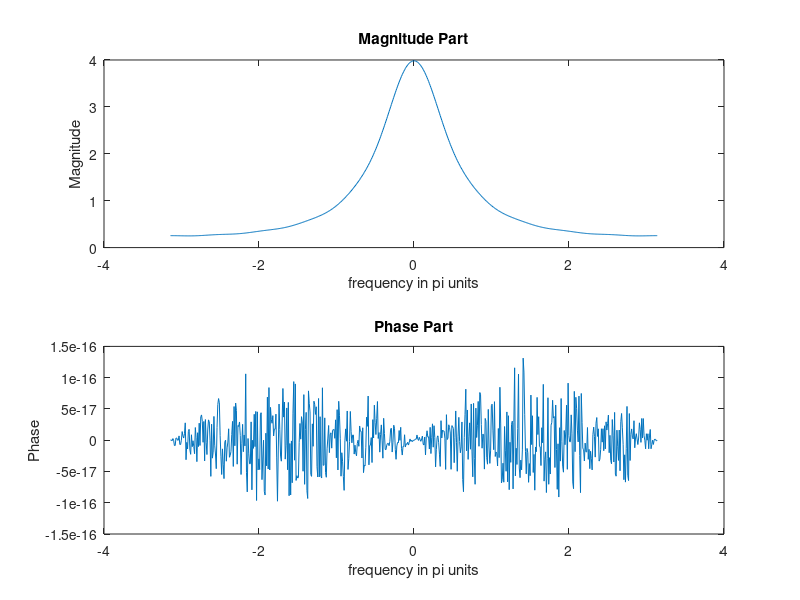
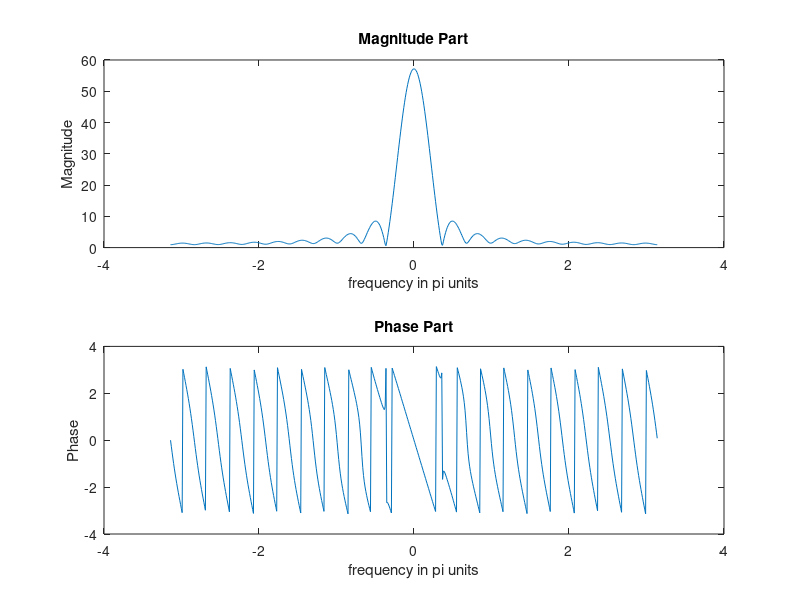
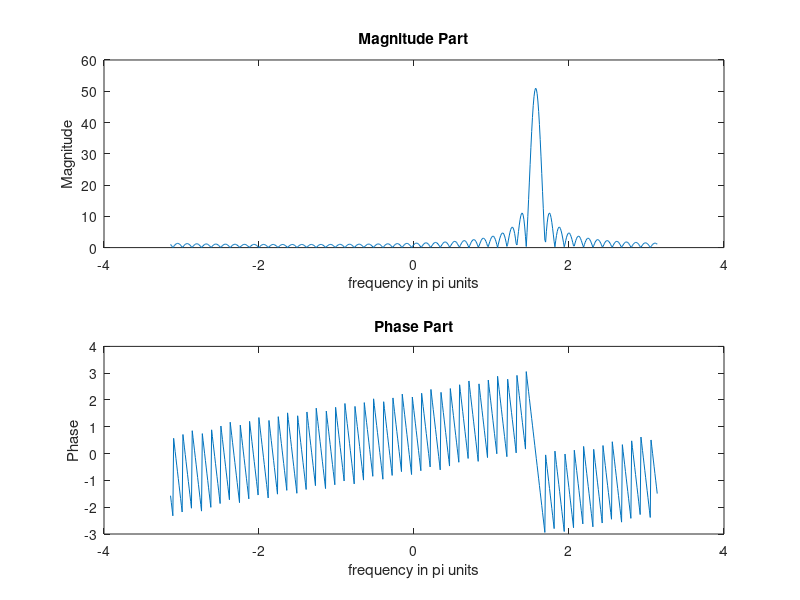
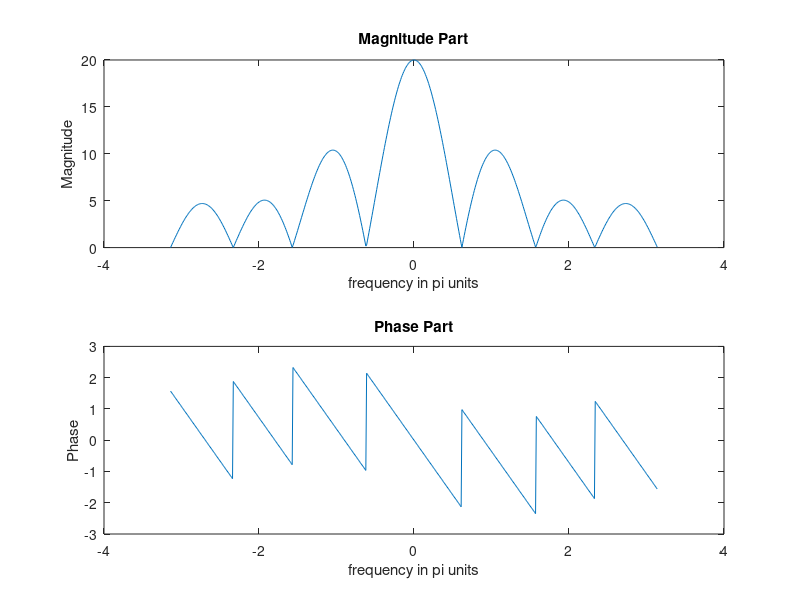

These charts were generated, in order, by the following MATLAB code:
clc;
clear all;
close all;

w = -pi:0.01:pi;

% a. x(n) = (0.6)^|n| * [u(n+10) - u(n-11)]
n = -10:10;
x = (0.6).^abs(n);

X = zeros(size(w));
for k = 1:length(w)
    X(k) = sum(x .* exp(-1j * w(k) * n));
end

figure(1);
subplot(2, 1, 1);
plot(w, abs(X));
title('Magnitude Part');
xlabel('frequency in pi units');
ylabel('Magnitude');
subplot(2, 1, 2);
plot(w, angle(X));
title('Phase Part');
xlabel('frequency in pi units');
ylabel('Phase');

% b. x(n) = n(0.9)^n * [u(n) - u(n-21)]
n = 0:20;
x = n .* (0.9).^n;

X = zeros(size(w));
for k = 1:length(w)
    X(k) = sum(x .* exp(-1j * w(k) * n));
end

figure(2);
subplot(2, 1, 1);
plot(w, abs(X));
title('Magnitude Part');
xlabel('frequency in pi units');
ylabel('Magnitude');
subplot(2, 1, 2);
plot(w, angle(X));
title('Phase Part');
xlabel('frequency in pi units');
ylabel('Phase');

% c. x(n) = [cos(0.5pi * n) +jsin(0.5pi * n)] * [u(n) - u(n-51)]
n = 0:50;
x = (cos(0.5 * pi * n) + 1j * sin(0.5 * pi * n));

X = zeros(size(w));
for k = 1:length(w)
    X(k) = sum(x .* exp(-1j * w(k) * n));
end

figure(3);
subplot(2, 1, 1);
plot(w, abs(X));
title('Magnitude Part');
xlabel('frequency in pi units');
ylabel('Magnitude');
subplot(2, 1, 2);
plot(w, angle(X));
title('Phase Part');
xlabel('frequency in pi units');
ylabel('Phase');

% d. x(n) = {4, 3, 2*, 1, 1, 2, 3, 4}
n = 0:7;
x = [4, 3, 2, 1, 1, 2, 3, 4];

X = zeros(size(w));
for k = 1:length(w)
    X(k) = sum(x .* exp(-1j * w(k) * n));
end

figure(4);
subplot(2, 1, 1);
plot(w, abs(X));
title('Magnitude Part');
xlabel('frequency in pi units');
ylabel('Magnitude');
subplot(2, 1, 2);
plot(w, angle(X));
title('Phase Part');
xlabel('frequency in pi units');
ylabel('Phase');
